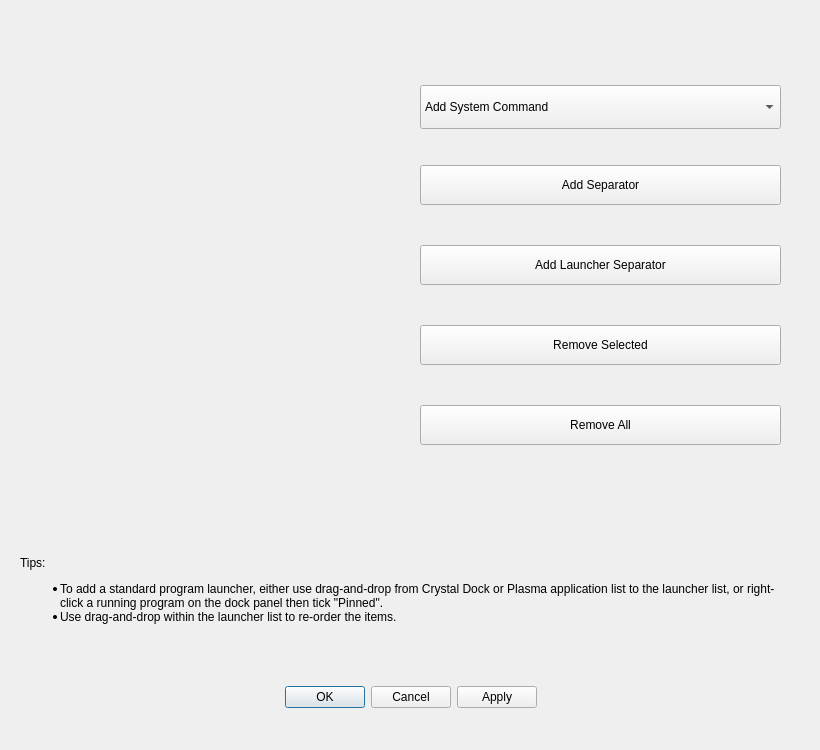
<?xml version="1.0" encoding="UTF-8"?>
<ui version="4.0">
 <class>EditLaunchersDialog</class>
 <widget class="QDialog" name="EditLaunchersDialog">
  <property name="geometry">
   <rect>
    <x>0</x>
    <y>0</y>
    <width>820</width>
    <height>750</height>
   </rect>
  </property>
  <property name="windowTitle">
   <string>Edit Launchers</string>
  </property>
  <widget class="QDialogButtonBox" name="buttonBox">
   <property name="geometry">
    <rect>
     <x>40</x>
     <y>680</y>
     <width>741</width>
     <height>35</height>
    </rect>
   </property>
   <property name="orientation">
    <enum>Qt::Orientation::Horizontal</enum>
   </property>
   <property name="standardButtons">
    <set>QDialogButtonBox::StandardButton::Apply|QDialogButtonBox::StandardButton::Cancel|QDialogButtonBox::StandardButton::Ok</set>
   </property>
   <property name="centerButtons">
    <bool>true</bool>
   </property>
  </widget>
  <widget class="QLabel" name="launchersNote">
   <property name="geometry">
    <rect>
     <x>20</x>
     <y>520</y>
     <width>771</width>
     <height>141</height>
    </rect>
   </property>
   <property name="text">
    <string>&lt;html&gt;&lt;head/&gt;&lt;body&gt;&lt;p&gt;Tips: &lt;/p&gt;&lt;ul style=&quot;margin-top: 0px; margin-bottom: 0px; margin-left: 0px; margin-right: 0px; -qt-list-indent: 1;&quot;&gt;&lt;li style=&quot; margin-top:0px; margin-bottom:0px; margin-left:0px; margin-right:0px; -qt-block-indent:0; text-indent:0px;&quot;&gt;To add a standard program launcher, either use drag-and-drop from Crystal Dock or Plasma application list to the launcher list, or right-click a running program on the dock panel then tick &amp;quot;Pinned&amp;quot;.&lt;/li&gt;&lt;li style=&quot; margin-top:0px; margin-bottom:12px; margin-left:0px; margin-right:0px; -qt-block-indent:0; text-indent:0px;&quot;&gt;Use drag-and-drop within the launcher list to re-order the items.&lt;/li&gt;&lt;/ul&gt;&lt;/body&gt;&lt;/html&gt;</string>
   </property>
   <property name="textFormat">
    <enum>Qt::TextFormat::RichText</enum>
   </property>
   <property name="wordWrap">
    <bool>true</bool>
   </property>
  </widget>
  <widget class="QPushButton" name="remove">
   <property name="geometry">
    <rect>
     <x>420</x>
     <y>325</y>
     <width>361</width>
     <height>40</height>
    </rect>
   </property>
   <property name="text">
    <string>Remove Selected</string>
   </property>
   <property name="icon">
    <iconset theme="list-remove"/>
   </property>
  </widget>
  <widget class="QPushButton" name="removeAll">
   <property name="geometry">
    <rect>
     <x>420</x>
     <y>405</y>
     <width>361</width>
     <height>40</height>
    </rect>
   </property>
   <property name="text">
    <string>Remove All</string>
   </property>
   <property name="icon">
    <iconset theme="edit-delete"/>
   </property>
  </widget>
  <widget class="QPushButton" name="addSeparator">
   <property name="geometry">
    <rect>
     <x>420</x>
     <y>165</y>
     <width>361</width>
     <height>40</height>
    </rect>
   </property>
   <property name="toolTip">
    <string>&lt;html&gt;&lt;head/&gt;&lt;body&gt;&lt;p&gt;A regular separator. Task icons for unpinned applications will be placed before this separator.&lt;/p&gt;&lt;/body&gt;&lt;/html&gt;</string>
   </property>
   <property name="text">
    <string>Add Separator</string>
   </property>
   <property name="icon">
    <iconset theme="list-add"/>
   </property>
  </widget>
  <widget class="QComboBox" name="systemCommands">
   <property name="geometry">
    <rect>
     <x>420</x>
     <y>85</y>
     <width>361</width>
     <height>44</height>
    </rect>
   </property>
   <property name="frame">
    <bool>true</bool>
   </property>
   <item>
    <property name="text">
     <string>Add System Command</string>
    </property>
   </item>
  </widget>
  <widget class="QPushButton" name="addLauncherSeparator">
   <property name="geometry">
    <rect>
     <x>420</x>
     <y>245</y>
     <width>361</width>
     <height>40</height>
    </rect>
   </property>
   <property name="toolTip">
    <string>&lt;html&gt;&lt;head/&gt;&lt;body&gt;&lt;p&gt;A launcher separator. Task icons for unpinned applications will be placed after this separator.&lt;/p&gt;&lt;/body&gt;&lt;/html&gt;</string>
   </property>
   <property name="text">
    <string>Add Launcher Separator</string>
   </property>
   <property name="icon">
    <iconset theme="list-add"/>
   </property>
  </widget>
 </widget>
 <resources/>
 <connections>
  <connection>
   <sender>buttonBox</sender>
   <signal>accepted()</signal>
   <receiver>EditLaunchersDialog</receiver>
   <slot>accept()</slot>
   <hints>
    <hint type="sourcelabel">
     <x>248</x>
     <y>254</y>
    </hint>
    <hint type="destinationlabel">
     <x>157</x>
     <y>274</y>
    </hint>
   </hints>
  </connection>
  <connection>
   <sender>buttonBox</sender>
   <signal>rejected()</signal>
   <receiver>EditLaunchersDialog</receiver>
   <slot>reject()</slot>
   <hints>
    <hint type="sourcelabel">
     <x>316</x>
     <y>260</y>
    </hint>
    <hint type="destinationlabel">
     <x>286</x>
     <y>274</y>
    </hint>
   </hints>
  </connection>
 </connections>
</ui>
